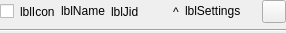
<?xml version="1.0" encoding="UTF-8"?>
<ui version="4.0">
 <class>AccountItemWidget</class>
 <widget class="QWidget" name="AccountItemWidget">
  <property name="geometry">
   <rect>
    <x>0</x>
    <y>0</y>
    <width>286</width>
    <height>33</height>
   </rect>
  </property>
  <layout class="QVBoxLayout" name="verticalLayout">
   <property name="leftMargin">
    <number>0</number>
   </property>
   <property name="topMargin">
    <number>0</number>
   </property>
   <property name="rightMargin">
    <number>0</number>
   </property>
   <property name="bottomMargin">
    <number>0</number>
   </property>
   <item>
    <layout class="QHBoxLayout" name="horizontalLayout">
     <item>
      <widget class="QCheckBox" name="chbActive"/>
     </item>
     <item>
      <widget class="QLabel" name="lblIcon">
       <property name="text">
        <string notr="true">lblIcon</string>
       </property>
       <property name="textInteractionFlags">
        <set>Qt::NoTextInteraction</set>
       </property>
      </widget>
     </item>
     <item>
      <widget class="QLabel" name="lblName">
       <property name="text">
        <string notr="true">lblName</string>
       </property>
       <property name="textFormat">
        <enum>Qt::RichText</enum>
       </property>
       <property name="textInteractionFlags">
        <set>Qt::NoTextInteraction</set>
       </property>
      </widget>
     </item>
     <item>
      <widget class="QLabel" name="lblJid">
       <property name="text">
        <string notr="true">lblJid</string>
       </property>
       <property name="textFormat">
        <enum>Qt::PlainText</enum>
       </property>
       <property name="textInteractionFlags">
        <set>Qt::NoTextInteraction</set>
       </property>
      </widget>
     </item>
     <item>
      <spacer name="hspSpacer1">
       <property name="orientation">
        <enum>Qt::Horizontal</enum>
       </property>
       <property name="sizeHint" stdset="0">
        <size>
         <width>5</width>
         <height>20</height>
        </size>
       </property>
      </spacer>
     </item>
     <item>
      <widget class="QLabel" name="lblMove">
       <property name="text">
        <string notr="true">^</string>
       </property>
       <property name="textInteractionFlags">
        <set>Qt::NoTextInteraction</set>
       </property>
      </widget>
     </item>
     <item>
      <widget class="QLabel" name="lblSettings">
       <property name="text">
        <string notr="true">lblSettings</string>
       </property>
       <property name="textFormat">
        <enum>Qt::RichText</enum>
       </property>
      </widget>
     </item>
     <item>
      <spacer name="hspSpacer2">
       <property name="orientation">
        <enum>Qt::Horizontal</enum>
       </property>
       <property name="sizeType">
        <enum>QSizePolicy::Fixed</enum>
       </property>
       <property name="sizeHint" stdset="0">
        <size>
         <width>15</width>
         <height>20</height>
        </size>
       </property>
      </spacer>
     </item>
     <item>
      <widget class="CloseButton" name="tlbRemove"/>
     </item>
    </layout>
   </item>
   <item>
    <widget class="Line" name="frmBottomLine">
     <property name="orientation">
      <enum>Qt::Horizontal</enum>
     </property>
    </widget>
   </item>
  </layout>
 </widget>
 <layoutdefault spacing="6" margin="11"/>
 <customwidgets>
  <customwidget>
   <class>CloseButton</class>
   <extends>QToolButton</extends>
   <header location="global">utils/closebutton.h</header>
  </customwidget>
 </customwidgets>
 <resources/>
 <connections/>
</ui>
